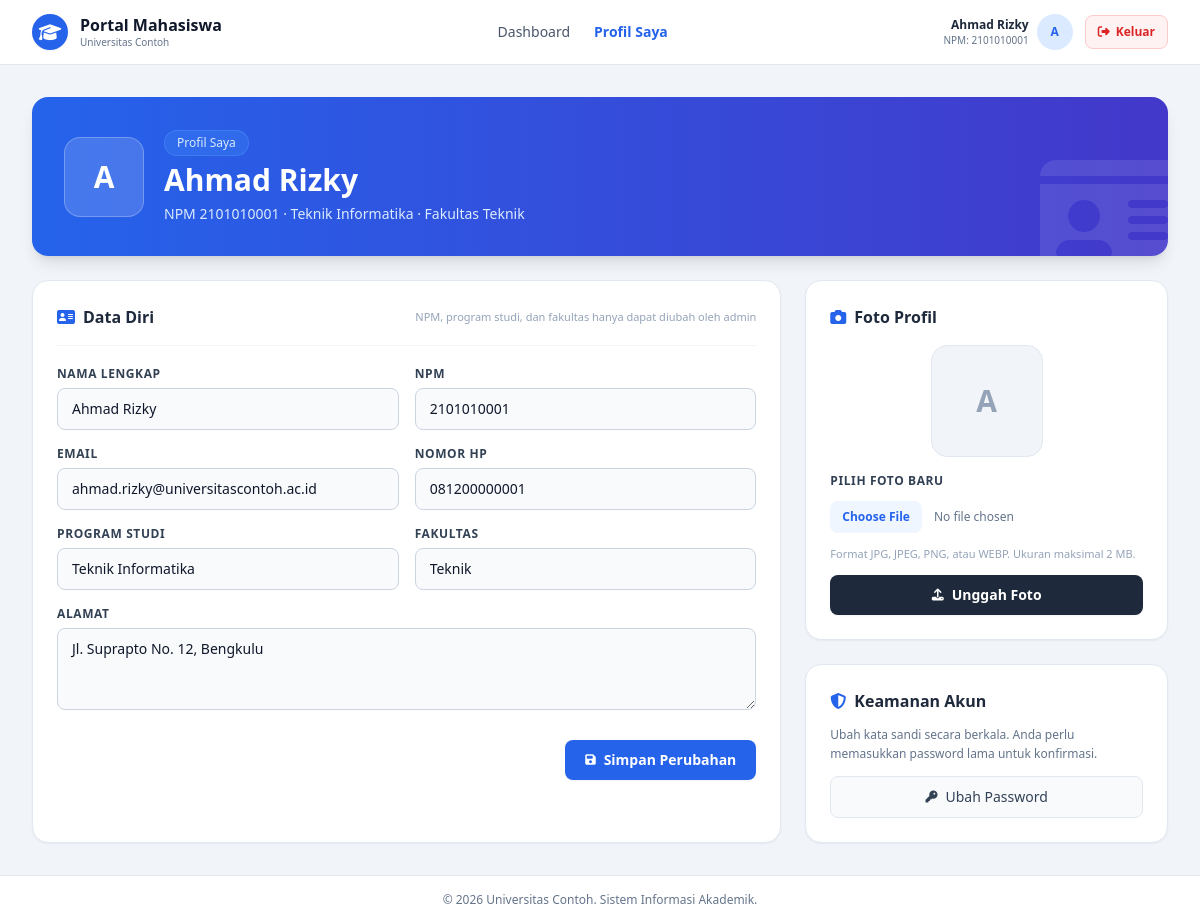
Screenshot of /profil (signed in) with the database file from the repository.
### tables this page shows
CREATE TABLE `mahasiswa` (
  `npm`              VARCHAR(20) NOT NULL,
  `nama_mahasiswa`   VARCHAR(100) NOT NULL,
  `email`            VARCHAR(150) DEFAULT NULL,
  `jenis_kelamin`    ENUM('L','P') NOT NULL,
  `tempat_lahir`     VARCHAR(50) DEFAULT NULL,
  `tanggal_lahir`    DATE DEFAULT NULL,
  `tanggal_masuk`    DATE DEFAULT NULL,
  `alamat`           TEXT DEFAULT NULL,
  `phone`            VARCHAR(20) DEFAULT NULL,
  `photo`            VARCHAR(255) DEFAULT NULL,
  `password`         VARCHAR(255) NOT NULL,
  `id_program_studi` INT UNSIGNED NOT NULL,
  `created_at`       TIMESTAMP NOT NULL DEFAULT CURRENT_TIMESTAMP,
  `updated_at`       TIMESTAMP NOT NULL DEFAULT CURRENT_TIMESTAMP ON UPDATE CURRENT_TIMESTAMP,
  PRIMARY KEY (`npm`),
  UNIQUE KEY `uq_mahasiswa_email` (`email`),
  KEY `idx_mahasiswa_prodi` (`id_program_studi`),
  KEY `idx_mahasiswa_nama` (`nama_mahasiswa`),
  CONSTRAINT `fk_mahasiswa_prodi`
    FOREIGN KEY (`id_program_studi`) REFERENCES `program_studi` (`id_program_studi`)
    ON UPDATE CASCADE
    ON DELETE RESTRICT
);

CREATE TABLE `program_studi` (
  `id_program_studi`   INT UNSIGNED NOT NULL AUTO_INCREMENT,
  `nama_program_studi` VARCHAR(100) NOT NULL,
  `id_fakultas`        INT UNSIGNED NOT NULL,
  `created_at`         TIMESTAMP NOT NULL DEFAULT CURRENT_TIMESTAMP,
  `updated_at`         TIMESTAMP NOT NULL DEFAULT CURRENT_TIMESTAMP ON UPDATE CURRENT_TIMESTAMP,
  PRIMARY KEY (`id_program_studi`),
  UNIQUE KEY `uq_prodi_nama` (`nama_program_studi`),
  KEY `idx_prodi_fakultas` (`id_fakultas`),
  CONSTRAINT `fk_prodi_fakultas`
    FOREIGN KEY (`id_fakultas`) REFERENCES `fakultas` (`id_fakultas`)
    ON UPDATE CASCADE
    ON DELETE RESTRICT
);

CREATE TABLE `fakultas` (
  `id_fakultas`   INT UNSIGNED NOT NULL AUTO_INCREMENT,
  `nama_fakultas` VARCHAR(100) NOT NULL,
  `created_at`    TIMESTAMP NOT NULL DEFAULT CURRENT_TIMESTAMP,
  `updated_at`    TIMESTAMP NOT NULL DEFAULT CURRENT_TIMESTAMP ON UPDATE CURRENT_TIMESTAMP,
  PRIMARY KEY (`id_fakultas`),
  UNIQUE KEY `uq_fakultas_nama` (`nama_fakultas`)
);

### app/Views/profil/edit.php (the view, shortened to what the rows shown need)
<?php
$avatarFile = !empty($mhs['photo']) ? basename((string) $mhs['photo']) : null;
$avatarUrl  = $avatarFile !== null ? url('/media/profil/' . $avatarFile) : null;
$inputClass = 'w-full px-3.5 py-2.5 bg-slate-50 border border-slate-300 rounded-lg text-sm text-slate-900 placeholder-slate-400 focus:bg-white focus:outline-none focus:ring-2 focus:ring-blue-600 focus:border-transparent transition';
$labelClass = 'block text-xs font-semibold text-slate-700 uppercase tracking-wider mb-1.5';
?>
<?php require __DIR__ . '/../partials/portal-navbar.php'; ?>
<main class="flex-grow max-w-7xl w-full mx-auto px-4 sm:px-6 lg:px-8 py-8 space-y-6">
    <div class="bg-gradient-to-r from-blue-600 to-indigo-700 rounded-2xl p-6 md:p-8 text-white shadow-lg relative overflow-hidden">
        <div class="relative z-10 flex flex-col sm:flex-row sm:items-center gap-5">
            <div class="w-20 h-20 rounded-2xl bg-white/15 border border-white/25 flex items-center justify-center overflow-hidden shrink-0">
                <?php if ($avatarUrl !== null): ?>
                    <img src="<?= esc($avatarUrl); ?>" alt="Foto profil <?= esc($mhs['nama_mahasiswa']); ?>" class="w-full h-full object-cover">
                <?php else: ?>
                    <span class="text-3xl font-extrabold"><?= esc($initial); ?></span>
                <?php endif; ?>
            </div>
            <div class="space-y-1.5">
                <span class="inline-block bg-blue-500/40 text-blue-100 text-xs font-medium px-3 py-1 rounded-full border border-blue-400/30">Profil Saya</span>
                <h2 class="text-2xl md:text-3xl font-extrabold leading-tight"><?= esc($mhs['nama_mahasiswa']); ?></h2>
                <p class="text-blue-100 text-xs md:text-sm">
                    NPM <?= esc($mhs['npm']); ?> &middot; <?= esc($mhs['nama_program_studi']); ?> &middot; Fakultas <?= esc($mhs['nama_fakultas']); ?>
                </p>
            </div>
        </div>
        <i class="fa-solid fa-id-card absolute -right-4 -bottom-6 text-9xl text-white/10 pointer-events-none"></i>
    </div>
    <div class="grid grid-cols-1 lg:grid-cols-3 gap-6">
        <div class="lg:col-span-2 bg-white rounded-2xl border border-slate-200 shadow-sm p-6 space-y-5">
            <div class="flex flex-col sm:flex-row sm:items-center sm:justify-between gap-2 border-b border-slate-100 pb-4">
                <h3 class="font-bold text-slate-800 text-base flex items-center space-x-2">
                    <i class="fa-solid fa-address-card text-blue-600"></i>
                    <span>Data Diri</span>
                </h3>
                <span class="text-[11px] text-slate-400">NPM, program studi, dan fakultas hanya dapat diubah oleh admin</span>
            </div>
            <form action="/profil" method="POST" class="space-y-5">
                <div class="grid grid-cols-1 sm:grid-cols-2 gap-4">
                    <div>
                        <label for="nama_mahasiswa" class="<?= $labelClass; ?>">Nama Lengkap</label>
                        <input type="text" id="nama_mahasiswa" name="nama_mahasiswa" required maxlength="100"
                            value="<?= esc($mhs['nama_mahasiswa']); ?>" class="<?= $inputClass; ?>">
                    </div>
                    <div>
                        <label for="npm" class="<?= $labelClass; ?>">NPM</label>
                        <input type="text" id="npm" value="<?= esc($mhs['npm']); ?>" readonly
                            class="<?= $inputClass; ?> bg-slate-100 text-slate-500 cursor-not-allowed">
                    </div>
                    <div>
                        <label for="email" class="<?= $labelClass; ?>">Email</label>
                        <input type="email" id="email" name="email" required maxlength="150"
                            value="<?= esc($mhs['email'] ?? ''); ?>" placeholder="nama@universitascontoh.ac.id"
                            class="<?= $inputClass; ?>">
                    </div>
                    <div>
                        <label for="phone" class="<?= $labelClass; ?>">Nomor HP</label>
                        <input type="tel" id="phone" name="phone" maxlength="20"
                            value="<?= esc($mhs['phone'] ?? ''); ?>" placeholder="08xxxxxxxxxx"
                            class="<?= $inputClass; ?>">
                    </div>
                    <div>
                        <label for="prodi" class="<?= $labelClass; ?>">Program Studi</label>
                        <input type="text" id="prodi" value="<?= esc($mhs['nama_program_studi']); ?>" readonly
                            class="<?= $inputClass; ?> bg-slate-100 text-slate-500 cursor-not-allowed">
                    </div>
                    <div>
                        <label for="fakultas" class="<?= $labelClass; ?>">Fakultas</label>
                        <input type="text" id="fakultas" value="<?= esc($mhs['nama_fakultas']); ?>" readonly
                            class="<?= $inputClass; ?> bg-slate-100 text-slate-500 cursor-not-allowed">
                    </div>
                    <div class="sm:col-span-2">
                        <label for="alamat" class="<?= $labelClass; ?>">Alamat</label>
                        <textarea id="alamat" name="alamat" rows="3" maxlength="1000"
                            placeholder="Jalan, nomor, kelurahan, kota"
                            class="<?= $inputClass; ?> resize-y"><?= esc($mhs['alamat'] ?? ''); ?></textarea>
                    </div>
                </div>
                <div class="flex justify-end pt-1">
                    <button type="submit"
                        class="bg-blue-600 hover:bg-blue-700 text-white font-semibold py-2.5 px-5 rounded-lg shadow-sm transition flex items-center justify-center space-x-2 text-sm">
                        <i class="fa-solid fa-floppy-disk text-xs"></i>
                        <span>Simpan Perubahan</span>
                    </button>
                </div>
            </form>
        </div>
        <div class="space-y-6">
            <div class="bg-white rounded-2xl border border-slate-200 shadow-sm p-6 space-y-4">
                <h3 class="font-bold text-slate-800 text-base flex items-center space-x-2">
                    <i class="fa-solid fa-camera text-blue-600"></i>
                    <span>Foto Profil</span>
                </h3>
                <div class="flex justify-center">
                    <div class="w-28 h-28 rounded-2xl bg-slate-100 border border-slate-200 overflow-hidden flex items-center justify-center">
                        <?php if ($avatarUrl !== null): ?>
                            <img src="<?= esc($avatarUrl); ?>" alt="Foto profil <?= esc($mhs['nama_mahasiswa']); ?>" class="w-full h-full object-cover">
                        <?php else: ?>
                            <span class="text-3xl font-extrabold text-slate-400"><?= esc($initial); ?></span>
                        <?php endif; ?>
                    </div>
                </div>
                <form action="/profil/foto" method="POST" enctype="multipart/form-data" class="space-y-3">
                    <label for="photo" class="<?= $labelClass; ?>">Pilih Foto Baru</label>
                    <input type="file" id="photo" name="photo" required accept="image/jpeg,image/png,image/webp"
                        class="w-full text-xs text-slate-500 file:mr-3 file:py-2 file:px-3 file:rounded-lg file:border-0 file:text-xs file:font-semibold file:bg-blue-50 file:text-blue-600 hover:file:bg-blue-100 cursor-pointer">
                    <p class="text-[11px] text-slate-400 leading-relaxed">
                        Format JPG, JPEG, PNG, atau WEBP. Ukuran maksimal 2 MB.
                    </p>
                    <button type="submit"
                        class="w-full bg-slate-800 hover:bg-slate-900 text-white font-semibold py-2.5 px-4 rounded-lg shadow-sm transition flex items-center justify-center space-x-2 text-sm">
                        <i class="fa-solid fa-upload text-xs"></i>
                        <span>Unggah Foto</span>
                    </button>
                </form>
            </div>
            <div class="bg-white rounded-2xl border border-slate-200 shadow-sm p-6 space-y-3">
                <h3 class="font-bold text-slate-800 text-base flex items-center space-x-2">
                    <i class="fa-solid fa-shield-halved text-blue-600"></i>
                    <span>Keamanan Akun</span>
                </h3>
                <p class="text-xs text-slate-500 leading-relaxed">
                    Ubah kata sandi secara berkala. Anda perlu memasukkan password lama untuk konfirmasi.
                </p>
                <a href="<?= esc(url('/ubah-password')); ?>"
                    class="w-full bg-slate-50 hover:bg-blue-50 hover:text-blue-600 text-slate-700 border border-slate-200 font-medium py-2.5 px-4 rounded-lg transition flex items-center justify-center space-x-2 text-sm">
                    <i class="fa-solid fa-key text-xs"></i>
                    <span>Ubah Password</span>
                </a>
            </div>
        </div>
    </div>
</main>
<footer class="bg-white border-t border-slate-200 py-4 text-center text-xs text-slate-500">
    <p>© 2026 Universitas Contoh. Sistem Informasi Akademik.</p>
</footer>

### app/Views/partials/portal-navbar.php (shortened to what the rows shown need)
<?php
$currentPath = $currentPath ?? '';
$avatarFile = !empty($mhs['photo']) ? basename((string) $mhs['photo']) : null;
$initial    = esc(mb_strtoupper(mb_substr((string) $mhs['nama_mahasiswa'], 0, 1)));
$dashboardClass = $currentPath === '/dashboard' ? 'text-blue-600 font-semibold' : 'text-slate-600 hover:text-blue-600 transition';
$profileClass   = $currentPath === '/profil' ? 'text-blue-600 font-semibold' : 'text-slate-600 hover:text-blue-600 transition';
?>
<header class="bg-white border-b border-slate-200 sticky top-0 z-50">
    <div class="max-w-7xl mx-auto px-4 sm:px-6 lg:px-8 h-16 flex items-center justify-between">
        <div class="flex items-center space-x-3">
            <div class="w-9 h-9 rounded-full bg-blue-600 flex items-center justify-center text-white font-bold text-lg shadow-sm">
                <i class="fa-solid fa-graduation-cap"></i>
            </div>
            <div>
                <h1 class="font-bold text-slate-900 text-base leading-tight">Portal Mahasiswa</h1>
                <p class="text-[10px] text-slate-500 font-medium">Universitas Contoh</p>
            </div>
        </div>
        <nav class="hidden md:flex items-center space-x-6 text-sm font-medium">
            <a href="<?= esc(url('/dashboard')); ?>" class="<?= $dashboardClass; ?>">Dashboard</a>
            <a href="<?= esc(url('/profil')); ?>" class="<?= $profileClass; ?>">Profil Saya</a>
        </nav>
        <div class="flex items-center space-x-3">
            <div class="hidden sm:flex items-center space-x-2 text-right">
                <div>
                    <p class="text-xs font-bold text-slate-800"><?= esc($mhs['nama_mahasiswa']); ?></p>
                    <p class="text-[10px] text-slate-500">NPM: <?= esc($mhs['npm']); ?></p>
                </div>
                <div class="w-9 h-9 rounded-full bg-blue-100 text-blue-600 flex items-center justify-center font-bold text-xs overflow-hidden shrink-0">
                    <?php if ($avatarFile !== null): ?>
                        <img src="<?= esc(url('/media/profil/' . $avatarFile)); ?>" alt="Foto profil <?= esc($mhs['nama_mahasiswa']); ?>"
                             class="w-full h-full object-cover">
                    <?php else: ?>
                        <?= $initial; ?>
                    <?php endif; ?>
                </div>
            </div>
            <form action="<?= esc(url('/logout')); ?>" method="POST" class="inline">
                <button type="submit"
                        onclick="return confirm('Apakah Anda yakin ingin keluar dari sistem?')"
                        class="bg-red-50 hover:bg-red-100 text-red-600 border border-red-200 text-xs font-semibold px-3 py-2 rounded-lg transition flex items-center space-x-1.5">
                    <i class="fa-solid fa-right-from-bracket"></i>
                    <span>Keluar</span>
                </button>
            </form>
        </div>
    </div>
</header>

### app/Core/Router.php (shortened to what the rows shown need)
<?php
final class Router
{
    private array $routes = [];
    private function add(string $method, string $path, array $handler): void
    {
        $this->routes[$method][$path] = [
            'handler' => $handler,
            'pattern' => $this->toPattern($path),
        ];
    }
    private function toPattern(string $path): string
    {
        $pattern = preg_replace('#\{[a-zA-Z_]+}#', '([^/]+)', $path);
        return '#^' . rtrim((string) $pattern, '/') . '/?$#';
    }
    public function dispatch(string $method, string $uri): void
    {
        $path = parse_url($uri, PHP_URL_PATH) ?: '/';
        $path = '/' . trim($path, '/');
        $path = $path === '/' ? '/' : rtrim($path, '/');
        foreach ($this->routes[$method] ?? [] as $route) {
            if (preg_match($route['pattern'], $path, $matches) !== 1) {
                continue;
            }
            array_shift($matches);
            [$class, $action] = $route['handler'];
            (new $class())->{$action}(...$matches);
            return;
        }
    }
}

### rows the page displays
mahasiswa: nama_mahasiswa "Ahmad Rizky", npm "2101010001", nama_mahasiswa "A", id_program_studi.nama_program_studi "Teknik Informatika", fakultas.nama_fakultas "Teknik", email "ahmad.rizky@universitascontoh.ac.id", phone "081200000001", nama_fakultas "Teknik", alamat "Jl. Suprapto No. 12, Bengkulu"
